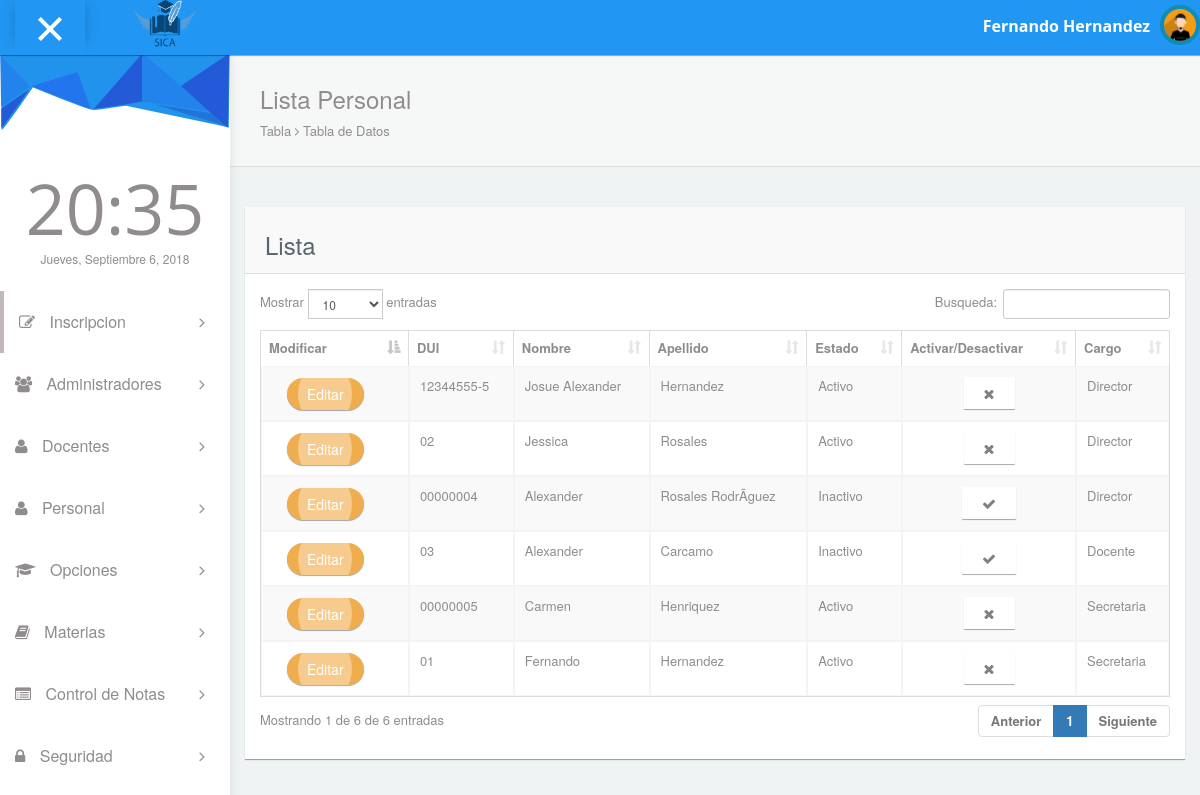
Page /pages/listapersonal.php on the committed database.
### tables this page shows
CREATE TABLE `tpersonal` (
  `eid_personal` int(11) NOT NULL,
  `cdui` varchar(10) NOT NULL,
  `cnombre` varchar(50) NOT NULL,
  `capellido` varchar(50) NOT NULL,
  `ctelefono` varchar(10) NOT NULL,
  `ccorreo` varchar(200) NOT NULL,
  `cdireccion` varchar(200) NOT NULL,
  `ffechanacimiento` date NOT NULL,
  `iestado` int(11) NOT NULL,
  `isexo` int(11) NOT NULL,
  `efk_idcargo` int(11) NOT NULL
);

CREATE TABLE `tcargos` (
  `eid_cargo` int(11) NOT NULL,
  `ccargo` varchar(50) NOT NULL
);

### pages/listapersonal.php (the view, shortened to what this page needs)
<!DOCTYPE html>
<html lang="en">
<head>
  <link rel="stylesheet" type="text/css" href="../asset/css/bootstrap.min.css">
  <link rel="stylesheet" type="text/css" href="../asset/css/plugins/font-awesome.min.css"/>
  <link rel="stylesheet" type="text/css" href="../asset/css/plugins/datatables.bootstrap.min.css"/>
  <link rel="stylesheet" type="text/css" href="../asset/css/plugins/animate.min.css"/>
  <link href="../asset/css/style.css" rel="stylesheet">
</head>
<body id="mimin" class="dashboard">
      <?php include "header.php"?>
      <div class="container-fluid mimin-wrapper">
<?php include "menu.php";?>
            <div id="content">
               <div class="panel box-shadow-none content-header">
                  <div class="panel-body">
                    <div class="col-md-12">
                        <h3 class="animated fadeInLeft">Lista Personal</h3>
                        <p class="animated fadeInDown">
                          Tabla <span class="fa-angle-right fa"></span> Tabla de Datos
                        </p>
                    </div>
                  </div>
              </div>
              <form id="turismo" name="turismo" action="" method="post">
              <div class="col-md-12 top-20 padding-0">
                <div class="col-md-12">
                  <div class="panel">
                    <div class="panel-heading"><h3>Lista</h3></div>
                    <div class="panel-body">
                      <div class="responsive-table">
                      <table id="datatables-example" class="table table-striped table-bordered" width="100%" cellspacing="0">
                      <thead>
                        <tr>
                          <th>Modificar</th>
                          <th>DUI</th>
                          <th>Nombre</th>
                          <th>Apellido</th>
                          <th>Estado</th>
                          <th>Activar/Desactivar</th>
                          <th>Cargo</th>
                        </tr>
                      </thead>
                      <tbody>
                      <?php
include "../config/conexion.php";
$result = $conexion->query("select eid_personal,tpersonal.cdui as dui,tpersonal.cnombre as nombre,tpersonal.capellido as apellido,tpersonal.iestado as estado,tcargos.ccargo as cargo from tpersonal,tcargos where tpersonal.efk_idcargo=tcargos.eid_cargo order by cargo");
if ($result) {
    while ($fila = $result->fetch_object()) {
        echo "<tr>";
        echo "<td>
          <div class='col-md-2' style='margin-top:1px'>
            <button class='btn ripple-infinite btn-round btn-warning' onclick='modify(" . $fila->eid_personal. ")';>
            <div>
              <span>Editar</span>
            </div>
            </button>
            </div>
        </td>";
        echo "<td>" . $fila->dui . "</td>";
        echo "<td>" . $fila->nombre . "</td>";
        echo "<td>" . $fila->apellido . "</td>";
        if ($fila->estado==1) {
          echo "<td>Activo</td>";
          echo "<td style='text-align:center;'><button align='center' type='button' class='btn btn-default' onclick=confirmar(" . $fila->eid_personal . ",1);><i class='fa fa-remove'></i>
             </button></td>";
       }else
       {
          echo "<td>Inactivo</td>";
          echo "<td style='text-align:center;'><button align='center' type='button' class='btn btn-default' onclick=confirmar(" . $fila->eid_personal . ",2);><i class='fa fa-check'></i>
             </button></td>";
       }
        echo "<td>" . $fila->cargo . "</td>";
        echo "</tr>";
    }
}
?>
                      </tbody>
                        </table>
                      </div>
                  </div>
                </div>
              </div>
              </div>
              </form>
            </div>
      </div>
</body>
</html>

### pages/header.php (shortened to what this page needs)
<nav class="navbar navbar-default header navbar-fixed-top">
  <div class="col-md-12 nav-wrapper">
    <div class="navbar-header" style="width:100%;">
      <div class="opener-left-menu is-open">
        <span class="bottom"></span>
      </div>
      <b><img src="../asset/img/logo.png" style="width:60px;height=60px"></b>
        <a href="index.html" class="navbar-brand">
        </a>
      <ul class="nav navbar-nav navbar-right user-nav">
        <li class="user-name"><span>Fernando Hernandez </span></li>
          <li class="dropdown avatar-dropdown">
           <img src="../asset/img/avatar.jpg" class="img-circle avatar" alt="user name" data-toggle="dropdown" aria-haspopup="true" aria-expanded="true"/>
        </li>
      </ul>
    </div>
  </div>
</nav>

### pages/menu.php (shortened to what this page needs)
<div id="left-menu">
  <div class="sub-left-menu scroll">
    <ul class="nav nav-list">
        <li><div class="left-bg"></div></li>
        <li class="time">
          <h1 class="animated fadeInLeft">21:00</h1>
          <p class="animated fadeInRight">Sat,October 1st 2029</p>
        </li>
    <li class="active ripple">
      <a class="tree-toggle nav-header"><span class="fa fa-edit"></span> Inscripcion
        <span class="fa-angle-right fa right-arrow text-right"></span>
      </a>
    </li>
    <li class="ripple">
      <a class="tree-toggle nav-header">
        <span class="fa fa-users"></span> Administradores
        <span class="fa-angle-right fa right-arrow text-right"></span>
      </a>
    </li>
    <li class="ripple">
      <a class="tree-toggle nav-header">
        <span class="fa-user fa"></span> Docentes
        <span class="fa-angle-right fa right-arrow text-right"></span>
      </a>
    </li>
    <li class="ripple">
      <a class="tree-toggle nav-header">
        <span class="fa-user fa"></span> Personal
        <span class="fa-angle-right fa right-arrow text-right"></span>
      </a>
    </li>
    <li class="ripple">
      <a class="tree-toggle nav-header">
        <span class="fa fa-graduation-cap"></span> Opciones
        <span class="fa-angle-right fa right-arrow text-right"></span>
      </a>
    </li>
    <li class="ripple">
      <a class="tree-toggle nav-header">
        <span class="fa fa-book"></span> Materias
        <span class="fa-angle-right fa right-arrow text-right"></span>
      </a>
    </li>
         <li class="ripple">
          <a class="tree-toggle nav-header">
            <span class="fa fa-list-alt"></span> Control de Notas
            <span class="fa-angle-right fa right-arrow text-right"></span>
          </a>
        </li>
        <li class="ripple">
          <a class="tree-toggle nav-header">
            <span class="fa fa-lock "></span> Seguridad
            <span class="fa-angle-right fa right-arrow text-right"></span>
          </a>
        </li>
      </ul>
    </div>
</div>

### rows in the picture
tpersonal: cdui "12344555-5", cnombre "Josue Alexander", capellido "Hernandez", efk_idcargo.ccargo "Director"
tpersonal: cdui "02", cnombre "Jessica", capellido "Rosales", efk_idcargo.ccargo "Director"
tpersonal: cdui "00000004", cnombre "Alexander", capellido "Rosales RodrÃ­guez", efk_idcargo.ccargo "Director"
tpersonal: cdui "03", cnombre "Alexander", capellido "Carcamo", efk_idcargo.ccargo "Docente"
tpersonal: cdui "00000005", cnombre "Carmen", capellido "Henriquez", efk_idcargo.ccargo "Secretaria"
tpersonal: cdui "01", cnombre "Fernando", capellido "Hernandez", efk_idcargo.ccargo "Secretaria"
